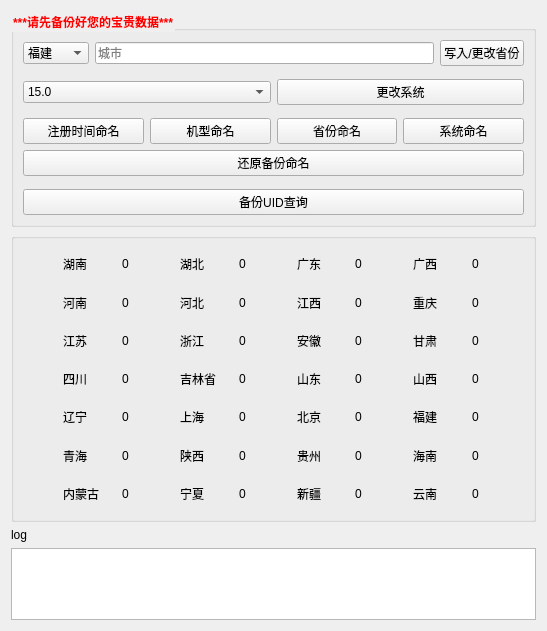
<?xml version="1.0" encoding="UTF-8"?>
<ui version="4.0">
 <class>Form</class>
 <widget class="QWidget" name="Form">
  <property name="geometry">
   <rect>
    <x>0</x>
    <y>0</y>
    <width>547</width>
    <height>631</height>
   </rect>
  </property>
  <property name="windowTitle">
   <string>备份查询工具     v2.2</string>
  </property>
  <property name="styleSheet">
   <string notr="true">* {
	font-family:'微软雅黑';
}</string>
  </property>
  <layout class="QVBoxLayout" name="verticalLayout_6" stretch="15,20,1,5">
   <item>
    <widget class="QGroupBox" name="groupBox_2">
     <property name="styleSheet">
      <string notr="true">.QGroupBox{
	font-weight:bold;
	color: rgb(255, 0, 0);
}</string>
     </property>
     <property name="title">
      <string>***请先备份好您的宝贵数据***</string>
     </property>
     <layout class="QVBoxLayout" name="verticalLayout_5">
      <item>
       <layout class="QHBoxLayout" name="horizontalLayout_30" stretch="0,0,0">
        <item>
         <widget class="QComboBox" name="choseprovince">
          <item>
           <property name="text">
            <string>福建</string>
           </property>
          </item>
          <item>
           <property name="text">
            <string>广东</string>
           </property>
          </item>
          <item>
           <property name="text">
            <string>湖南</string>
           </property>
          </item>
          <item>
           <property name="text">
            <string>江西</string>
           </property>
          </item>
          <item>
           <property name="text">
            <string>江苏</string>
           </property>
          </item>
          <item>
           <property name="text">
            <string>湖北</string>
           </property>
          </item>
          <item>
           <property name="text">
            <string>河南</string>
           </property>
          </item>
          <item>
           <property name="text">
            <string>重庆</string>
           </property>
          </item>
          <item>
           <property name="text">
            <string>河北</string>
           </property>
          </item>
          <item>
           <property name="text">
            <string>四川</string>
           </property>
          </item>
          <item>
           <property name="text">
            <string>山东</string>
           </property>
          </item>
          <item>
           <property name="text">
            <string>山西</string>
           </property>
          </item>
          <item>
           <property name="text">
            <string>辽宁</string>
           </property>
          </item>
          <item>
           <property name="text">
            <string>上海</string>
           </property>
          </item>
          <item>
           <property name="text">
            <string>北京</string>
           </property>
          </item>
          <item>
           <property name="text">
            <string>天津</string>
           </property>
          </item>
          <item>
           <property name="text">
            <string>广西</string>
           </property>
          </item>
          <item>
           <property name="text">
            <string>浙江</string>
           </property>
          </item>
          <item>
           <property name="text">
            <string>安徽</string>
           </property>
          </item>
          <item>
           <property name="text">
            <string>甘肃</string>
           </property>
          </item>
          <item>
           <property name="text">
            <string>四川</string>
           </property>
          </item>
          <item>
           <property name="text">
            <string>辽宁</string>
           </property>
          </item>
          <item>
           <property name="text">
            <string>上海</string>
           </property>
          </item>
          <item>
           <property name="text">
            <string>青海</string>
           </property>
          </item>
          <item>
           <property name="text">
            <string>陕西</string>
           </property>
          </item>
          <item>
           <property name="text">
            <string>贵州</string>
           </property>
          </item>
          <item>
           <property name="text">
            <string>海南</string>
           </property>
          </item>
          <item>
           <property name="text">
            <string>内蒙古</string>
           </property>
          </item>
          <item>
           <property name="text">
            <string>吉林省</string>
           </property>
          </item>
          <item>
           <property name="text">
            <string>黑龙江</string>
           </property>
          </item>
          <item>
           <property name="text">
            <string>宁夏</string>
           </property>
          </item>
          <item>
           <property name="text">
            <string>新疆</string>
           </property>
          </item>
          <item>
           <property name="text">
            <string>云南</string>
           </property>
          </item>
         </widget>
        </item>
        <item>
         <widget class="QLineEdit" name="changecity">
          <property name="inputMask">
           <string/>
          </property>
          <property name="maxLength">
           <number>32767</number>
          </property>
          <property name="placeholderText">
           <string>城市</string>
          </property>
         </widget>
        </item>
        <item>
         <widget class="QPushButton" name="addprovince">
          <property name="text">
           <string>写入/更改省份</string>
          </property>
         </widget>
        </item>
       </layout>
      </item>
      <item>
       <spacer name="verticalSpacer">
        <property name="orientation">
         <enum>Qt::Vertical</enum>
        </property>
        <property name="sizeHint" stdset="0">
         <size>
          <width>20</width>
          <height>40</height>
         </size>
        </property>
       </spacer>
      </item>
      <item>
       <layout class="QHBoxLayout" name="horizontalLayout_31">
        <item>
         <widget class="QComboBox" name="oscomboBox">
          <property name="styleSheet">
           <string notr="true"/>
          </property>
          <item>
           <property name="text">
            <string>15.0</string>
           </property>
          </item>
          <item>
           <property name="text">
            <string>15.0.1</string>
           </property>
          </item>
          <item>
           <property name="text">
            <string>15.0.2</string>
           </property>
          </item>
          <item>
           <property name="text">
            <string>15.1</string>
           </property>
          </item>
          <item>
           <property name="text">
            <string>15.2</string>
           </property>
          </item>
          <item>
           <property name="text">
            <string>15.2.1</string>
           </property>
          </item>
          <item>
           <property name="text">
            <string>15.3</string>
           </property>
          </item>
          <item>
           <property name="text">
            <string>15.3.1</string>
           </property>
          </item>
          <item>
           <property name="text">
            <string>15.4</string>
           </property>
          </item>
          <item>
           <property name="text">
            <string>15.4.1</string>
           </property>
          </item>
          <item>
           <property name="text">
            <string>15.5</string>
           </property>
          </item>
          <item>
           <property name="text">
            <string>15.6</string>
           </property>
          </item>
          <item>
           <property name="text">
            <string>16.0</string>
           </property>
          </item>
          <item>
           <property name="text">
            <string>16.1</string>
           </property>
          </item>
          <item>
           <property name="text">
            <string>16.4</string>
           </property>
          </item>
         </widget>
        </item>
        <item>
         <widget class="QPushButton" name="ospushButton">
          <property name="styleSheet">
           <string notr="true"/>
          </property>
          <property name="text">
           <string>更改系统</string>
          </property>
         </widget>
        </item>
       </layout>
      </item>
      <item>
       <spacer name="verticalSpacer_2">
        <property name="orientation">
         <enum>Qt::Vertical</enum>
        </property>
        <property name="sizeHint" stdset="0">
         <size>
          <width>20</width>
          <height>40</height>
         </size>
        </property>
       </spacer>
      </item>
      <item>
       <layout class="QHBoxLayout" name="horizontalLayout_33">
        <item>
         <widget class="QPushButton" name="chaxunZC">
          <property name="styleSheet">
           <string notr="true"/>
          </property>
          <property name="text">
           <string>注册时间命名</string>
          </property>
         </widget>
        </item>
        <item>
         <widget class="QPushButton" name="chaxunMD">
          <property name="styleSheet">
           <string notr="true"/>
          </property>
          <property name="text">
           <string>机型命名</string>
          </property>
         </widget>
        </item>
        <item>
         <widget class="QPushButton" name="chaxunBT">
          <property name="styleSheet">
           <string notr="true"/>
          </property>
          <property name="text">
           <string>省份命名</string>
          </property>
         </widget>
        </item>
        <item>
         <widget class="QPushButton" name="chaxunOS">
          <property name="styleSheet">
           <string notr="true"/>
          </property>
          <property name="text">
           <string>系统命名</string>
          </property>
         </widget>
        </item>
       </layout>
      </item>
      <item>
       <widget class="QPushButton" name="regexNameBT">
        <property name="styleSheet">
         <string notr="true"/>
        </property>
        <property name="text">
         <string>还原备份命名</string>
        </property>
       </widget>
      </item>
      <item>
       <spacer name="verticalSpacer_3">
        <property name="orientation">
         <enum>Qt::Vertical</enum>
        </property>
        <property name="sizeHint" stdset="0">
         <size>
          <width>20</width>
          <height>40</height>
         </size>
        </property>
       </spacer>
      </item>
      <item>
       <widget class="QPushButton" name="renameBT">
        <property name="styleSheet">
         <string notr="true"/>
        </property>
        <property name="text">
         <string>备份UID查询</string>
        </property>
       </widget>
      </item>
     </layout>
    </widget>
   </item>
   <item>
    <widget class="QGroupBox" name="groupBox">
     <property name="title">
      <string/>
     </property>
     <layout class="QHBoxLayout" name="horizontalLayout_32" stretch="0,20">
      <item>
       <spacer name="horizontalSpacer">
        <property name="orientation">
         <enum>Qt::Horizontal</enum>
        </property>
        <property name="sizeHint" stdset="0">
         <size>
          <width>40</width>
          <height>20</height>
         </size>
        </property>
       </spacer>
      </item>
      <item>
       <layout class="QHBoxLayout" name="horizontalLayout_29">
        <item>
         <layout class="QVBoxLayout" name="verticalLayout_2">
          <item>
           <layout class="QHBoxLayout" name="horizontalLayout">
            <item>
             <widget class="QLabel" name="label">
              <property name="text">
               <string>湖南</string>
              </property>
             </widget>
            </item>
            <item>
             <widget class="QLabel" name="hunan">
              <property name="text">
               <string>0</string>
              </property>
             </widget>
            </item>
           </layout>
          </item>
          <item>
           <layout class="QHBoxLayout" name="horizontalLayout_6">
            <item>
             <widget class="QLabel" name="label_11">
              <property name="text">
               <string>河南</string>
              </property>
             </widget>
            </item>
            <item>
             <widget class="QLabel" name="henan">
              <property name="text">
               <string>0</string>
              </property>
             </widget>
            </item>
           </layout>
          </item>
          <item>
           <layout class="QHBoxLayout" name="horizontalLayout_5">
            <item>
             <widget class="QLabel" name="label_9">
              <property name="text">
               <string>江苏</string>
              </property>
             </widget>
            </item>
            <item>
             <widget class="QLabel" name="js">
              <property name="text">
               <string>0</string>
              </property>
             </widget>
            </item>
           </layout>
          </item>
          <item>
           <layout class="QHBoxLayout" name="horizontalLayout_4">
            <item>
             <widget class="QLabel" name="label_7">
              <property name="text">
               <string>四川</string>
              </property>
             </widget>
            </item>
            <item>
             <widget class="QLabel" name="sc">
              <property name="text">
               <string>0</string>
              </property>
             </widget>
            </item>
           </layout>
          </item>
          <item>
           <layout class="QHBoxLayout" name="horizontalLayout_3">
            <item>
             <widget class="QLabel" name="label_5">
              <property name="text">
               <string>辽宁</string>
              </property>
             </widget>
            </item>
            <item>
             <widget class="QLabel" name="ln">
              <property name="text">
               <string>0</string>
              </property>
             </widget>
            </item>
           </layout>
          </item>
          <item>
           <layout class="QHBoxLayout" name="horizontalLayout_2">
            <item>
             <widget class="QLabel" name="label_3">
              <property name="text">
               <string>青海</string>
              </property>
             </widget>
            </item>
            <item>
             <widget class="QLabel" name="qh">
              <property name="text">
               <string>0</string>
              </property>
             </widget>
            </item>
           </layout>
          </item>
          <item>
           <layout class="QHBoxLayout" name="horizontalLayout_28">
            <item>
             <widget class="QLabel" name="label_55">
              <property name="text">
               <string>内蒙古</string>
              </property>
             </widget>
            </item>
            <item>
             <widget class="QLabel" name="nmg">
              <property name="text">
               <string>0</string>
              </property>
             </widget>
            </item>
           </layout>
          </item>
         </layout>
        </item>
        <item>
         <layout class="QVBoxLayout" name="verticalLayout">
          <item>
           <layout class="QHBoxLayout" name="horizontalLayout_7">
            <item>
             <widget class="QLabel" name="label_13">
              <property name="text">
               <string>湖北</string>
              </property>
             </widget>
            </item>
            <item>
             <widget class="QLabel" name="hubei">
              <property name="text">
               <string>0</string>
              </property>
             </widget>
            </item>
           </layout>
          </item>
          <item>
           <layout class="QHBoxLayout" name="horizontalLayout_8">
            <item>
             <widget class="QLabel" name="label_15">
              <property name="text">
               <string>河北</string>
              </property>
             </widget>
            </item>
            <item>
             <widget class="QLabel" name="hebei">
              <property name="text">
               <string>0</string>
              </property>
             </widget>
            </item>
           </layout>
          </item>
          <item>
           <layout class="QHBoxLayout" name="horizontalLayout_9">
            <item>
             <widget class="QLabel" name="label_17">
              <property name="text">
               <string>浙江</string>
              </property>
             </widget>
            </item>
            <item>
             <widget class="QLabel" name="zj">
              <property name="text">
               <string>0</string>
              </property>
             </widget>
            </item>
           </layout>
          </item>
          <item>
           <layout class="QHBoxLayout" name="horizontalLayout_10">
            <item>
             <widget class="QLabel" name="label_19">
              <property name="text">
               <string>吉林省</string>
              </property>
             </widget>
            </item>
            <item>
             <widget class="QLabel" name="jls">
              <property name="text">
               <string>0</string>
              </property>
             </widget>
            </item>
           </layout>
          </item>
          <item>
           <layout class="QHBoxLayout" name="horizontalLayout_11">
            <item>
             <widget class="QLabel" name="label_21">
              <property name="text">
               <string>上海</string>
              </property>
             </widget>
            </item>
            <item>
             <widget class="QLabel" name="sh">
              <property name="text">
               <string>0</string>
              </property>
             </widget>
            </item>
           </layout>
          </item>
          <item>
           <layout class="QHBoxLayout" name="horizontalLayout_12">
            <item>
             <widget class="QLabel" name="label_23">
              <property name="text">
               <string>陕西</string>
              </property>
             </widget>
            </item>
            <item>
             <widget class="QLabel" name="sx">
              <property name="text">
               <string>0</string>
              </property>
             </widget>
            </item>
           </layout>
          </item>
          <item>
           <layout class="QHBoxLayout" name="horizontalLayout_27">
            <item>
             <widget class="QLabel" name="label_53">
              <property name="text">
               <string>宁夏</string>
              </property>
             </widget>
            </item>
            <item>
             <widget class="QLabel" name="nx">
              <property name="text">
               <string>0</string>
              </property>
             </widget>
            </item>
           </layout>
          </item>
         </layout>
        </item>
        <item>
         <layout class="QVBoxLayout" name="verticalLayout_3">
          <item>
           <layout class="QHBoxLayout" name="horizontalLayout_13">
            <item>
             <widget class="QLabel" name="label_25">
              <property name="text">
               <string>广东</string>
              </property>
             </widget>
            </item>
            <item>
             <widget class="QLabel" name="gd">
              <property name="text">
               <string>0</string>
              </property>
             </widget>
            </item>
           </layout>
          </item>
          <item>
           <layout class="QHBoxLayout" name="horizontalLayout_14">
            <item>
             <widget class="QLabel" name="label_27">
              <property name="text">
               <string>江西</string>
              </property>
             </widget>
            </item>
            <item>
             <widget class="QLabel" name="jx">
              <property name="text">
               <string>0</string>
              </property>
             </widget>
            </item>
           </layout>
          </item>
          <item>
           <layout class="QHBoxLayout" name="horizontalLayout_15">
            <item>
             <widget class="QLabel" name="label_29">
              <property name="text">
               <string>安徽</string>
              </property>
             </widget>
            </item>
            <item>
             <widget class="QLabel" name="ah">
              <property name="text">
               <string>0</string>
              </property>
             </widget>
            </item>
           </layout>
          </item>
          <item>
           <layout class="QHBoxLayout" name="horizontalLayout_16">
            <item>
             <widget class="QLabel" name="label_31">
              <property name="text">
               <string>山东</string>
              </property>
             </widget>
            </item>
            <item>
             <widget class="QLabel" name="sd">
              <property name="text">
               <string>0</string>
              </property>
             </widget>
            </item>
           </layout>
          </item>
          <item>
           <layout class="QHBoxLayout" name="horizontalLayout_17">
            <item>
             <widget class="QLabel" name="label_33">
              <property name="text">
               <string>北京</string>
              </property>
             </widget>
            </item>
            <item>
             <widget class="QLabel" name="bj">
              <property name="text">
               <string>0</string>
              </property>
             </widget>
            </item>
           </layout>
          </item>
          <item>
           <layout class="QHBoxLayout" name="horizontalLayout_18">
            <item>
             <widget class="QLabel" name="label_35">
              <property name="text">
               <string>贵州</string>
              </property>
             </widget>
            </item>
            <item>
             <widget class="QLabel" name="gz">
              <property name="text">
               <string>0</string>
              </property>
             </widget>
            </item>
           </layout>
          </item>
          <item>
           <layout class="QHBoxLayout" name="horizontalLayout_26">
            <item>
             <widget class="QLabel" name="label_51">
              <property name="text">
               <string>新疆</string>
              </property>
             </widget>
            </item>
            <item>
             <widget class="QLabel" name="xj">
              <property name="text">
               <string>0</string>
              </property>
             </widget>
            </item>
           </layout>
          </item>
         </layout>
        </item>
        <item>
         <layout class="QVBoxLayout" name="verticalLayout_4">
          <item>
           <layout class="QHBoxLayout" name="horizontalLayout_22">
            <item>
             <widget class="QLabel" name="label_43">
              <property name="text">
               <string>广西</string>
              </property>
             </widget>
            </item>
            <item>
             <widget class="QLabel" name="gx">
              <property name="text">
               <string>0</string>
              </property>
             </widget>
            </item>
           </layout>
          </item>
          <item>
           <layout class="QHBoxLayout" name="horizontalLayout_23">
            <item>
             <widget class="QLabel" name="label_45">
              <property name="text">
               <string>重庆</string>
              </property>
             </widget>
            </item>
            <item>
             <widget class="QLabel" name="cq">
              <property name="text">
               <string>0</string>
              </property>
             </widget>
            </item>
           </layout>
          </item>
          <item>
           <layout class="QHBoxLayout" name="horizontalLayout_24">
            <item>
             <widget class="QLabel" name="label_47">
              <property name="text">
               <string>甘肃</string>
              </property>
             </widget>
            </item>
            <item>
             <widget class="QLabel" name="gs">
              <property name="text">
               <string>0</string>
              </property>
             </widget>
            </item>
           </layout>
          </item>
          <item>
           <layout class="QHBoxLayout" name="horizontalLayout_21">
            <item>
             <widget class="QLabel" name="label_41">
              <property name="text">
               <string>山西</string>
              </property>
             </widget>
            </item>
            <item>
             <widget class="QLabel" name="sx_2">
              <property name="text">
               <string>0</string>
              </property>
             </widget>
            </item>
           </layout>
          </item>
          <item>
           <layout class="QHBoxLayout" name="horizontalLayout_20">
            <item>
             <widget class="QLabel" name="label_39">
              <property name="text">
               <string>福建</string>
              </property>
             </widget>
            </item>
            <item>
             <widget class="QLabel" name="fj">
              <property name="text">
               <string>0</string>
              </property>
             </widget>
            </item>
           </layout>
          </item>
          <item>
           <layout class="QHBoxLayout" name="horizontalLayout_25">
            <item>
             <widget class="QLabel" name="label_49">
              <property name="text">
               <string>海南</string>
              </property>
             </widget>
            </item>
            <item>
             <widget class="QLabel" name="hn">
              <property name="text">
               <string>0</string>
              </property>
             </widget>
            </item>
           </layout>
          </item>
          <item>
           <layout class="QHBoxLayout" name="horizontalLayout_19">
            <item>
             <widget class="QLabel" name="label_37">
              <property name="text">
               <string>云南</string>
              </property>
             </widget>
            </item>
            <item>
             <widget class="QLabel" name="yn">
              <property name="text">
               <string>0</string>
              </property>
             </widget>
            </item>
           </layout>
          </item>
         </layout>
        </item>
       </layout>
      </item>
     </layout>
    </widget>
   </item>
   <item>
    <widget class="QLabel" name="label_2">
     <property name="layoutDirection">
      <enum>Qt::LeftToRight</enum>
     </property>
     <property name="text">
      <string>log</string>
     </property>
     <property name="alignment">
      <set>Qt::AlignLeading|Qt::AlignLeft|Qt::AlignVCenter</set>
     </property>
    </widget>
   </item>
   <item>
    <widget class="QTextBrowser" name="text_log">
     <property name="styleSheet">
      <string notr="true">.QTextBrowser{
	font-weight:550;
}</string>
     </property>
    </widget>
   </item>
  </layout>
 </widget>
 <resources/>
 <connections/>
</ui>
